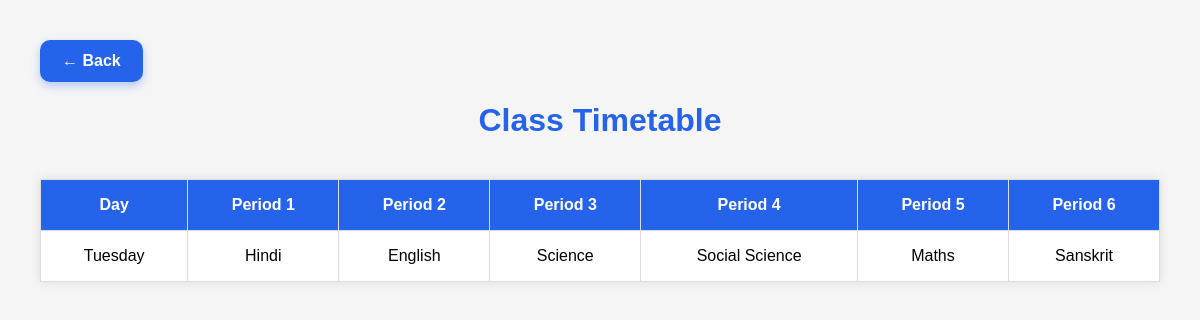
Screenshot of /view-timetable/ with the database file from the repository.
### core/models.py (models this page shows, shortened)
class Timetable(models.Model):
    day = models.CharField(max_length=20)
    period1 = models.CharField(max_length=100)
    period2 = models.CharField(max_length=100)
    period3 = models.CharField(max_length=100)
    period4 = models.CharField(max_length=100)
    period5 = models.CharField(max_length=100)
    period6 = models.CharField(max_length=100)

### core/views.py (the view)
# urls.py: path('view-timetable/',views.view_timetable,name='view_timetable'),
def view_timetable(request):
    timetable = Timetable.objects.all()
    return render(request,'view_timetable.html',{'timetable':timetable})

### templates/view_timetable.html (shortened to what this page needs)
<!DOCTYPE html>
<html>
<head>
</head>
<body>
<div class="top-section">
    <a href="/student-dashboard/" class="back-btn">
        ← Back
    </a>
</div>
<h1>Class Timetable</h1>
<table>
<tr>
<th>Day</th>
<th>Period 1</th>
<th>Period 2</th>
<th>Period 3</th>
<th>Period 4</th>
<th>Period 5</th>
<th>Period 6</th>
</tr>
{% for t in timetable %}
<tr>
<td>{{t.day}}</td>
<td>{{t.period1}}</td>
<td>{{t.period2}}</td>
<td>{{t.period3}}</td>
<td>{{t.period4}}</td>
<td>{{t.period5}}</td>
<td>{{t.period6}}</td>
</tr>
{% endfor %}
</table>
</body>
</html>

### templates/view_timetable.html (style rules this page uses)
* { margin:0; padding:0; box-sizing:border-box; font-family:Arial; }
body { background:#f5f5f5; padding:40px; }
.top-section { margin-bottom:20px; }
.back-btn { background:#2563eb; color:white; padding:12px 22px; text-decoration:none; border-radius:10px; font-size:16px; font-weight:bold; display:inline-block; transition:0.3s; box-shadow:0 4px 10px rgba(37,99,235,0.3); }
h1 { text-align:center; color:#2563eb; margin-bottom:40px; }
table { width:100%; border-collapse:collapse; background:white; box-shadow:0 0 10px rgba(0,0,0,0.1); }
th,td { padding:16px; border:1px solid #ddd; text-align:center; }
th { background:#2563eb; color:white; }

### rows the page displays
Timetable: day "Tuesday", period1 "Hindi", period2 "English", period3 "Science", period4 "Social Science", period5 "Maths", period6 "Sanskrit"
